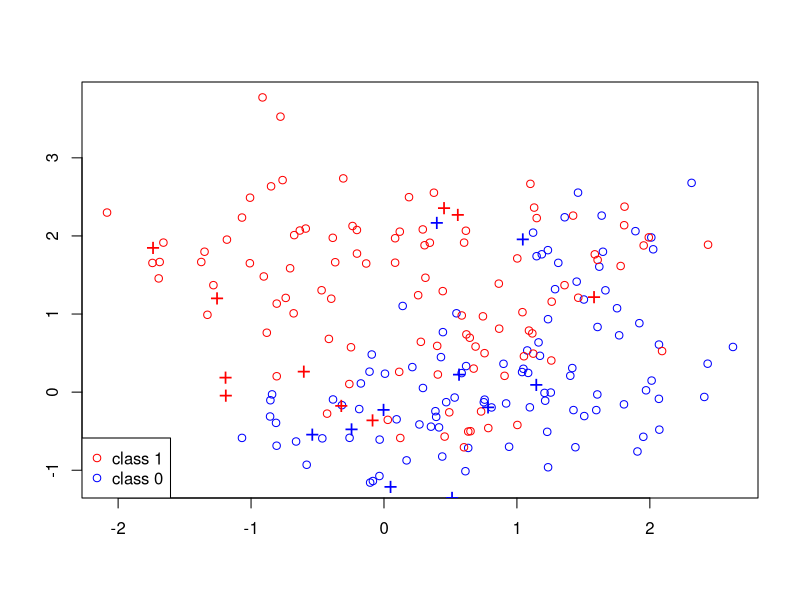
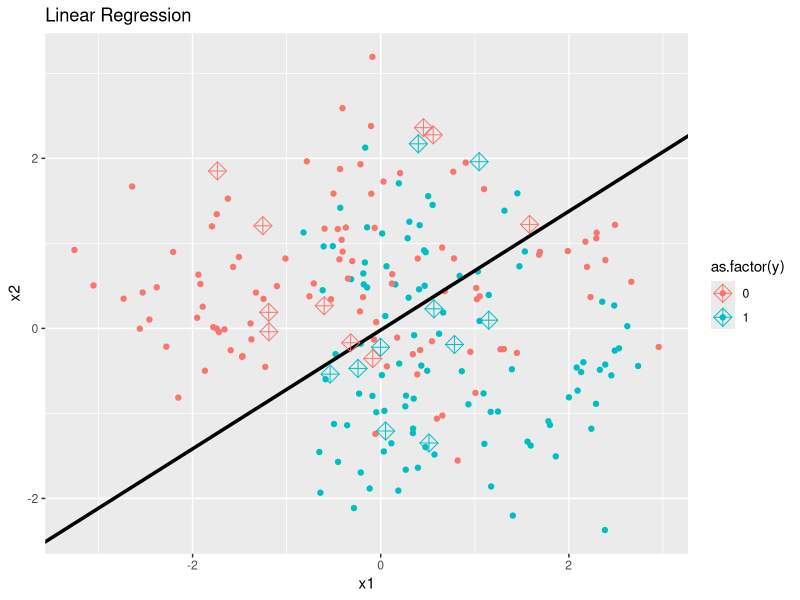
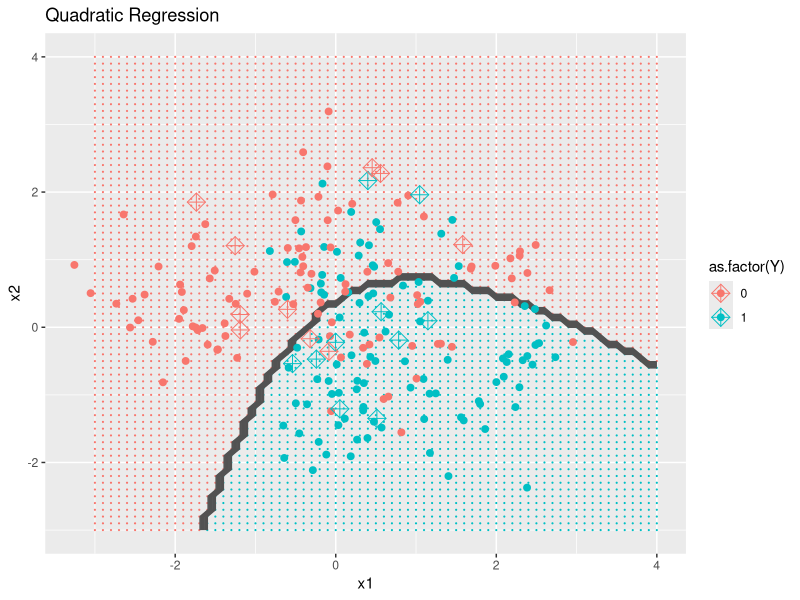
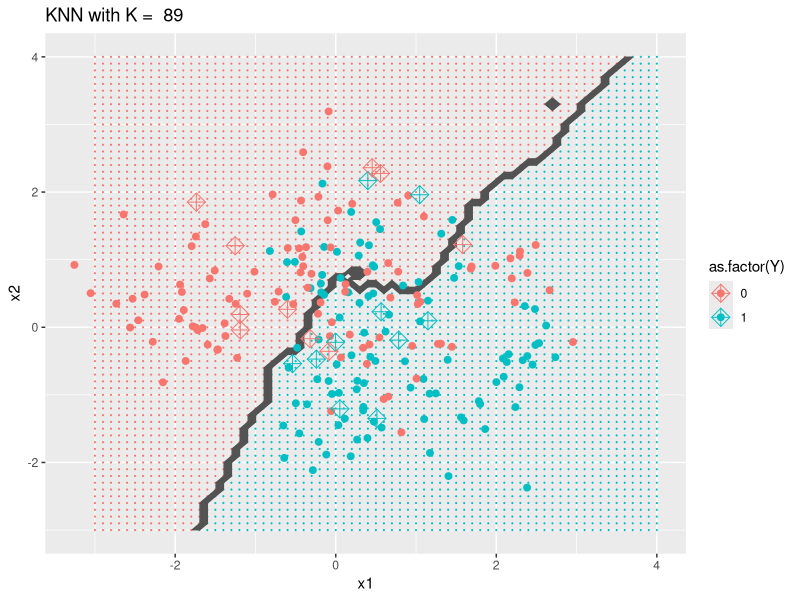
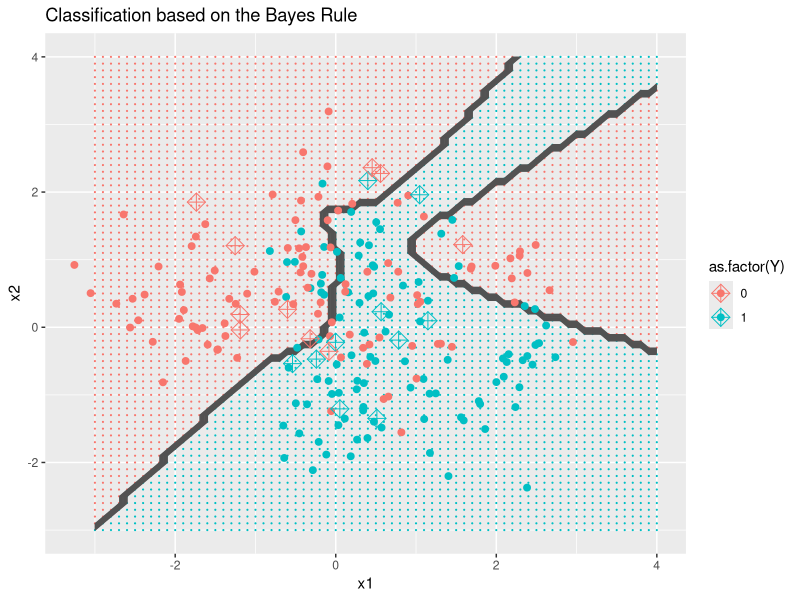
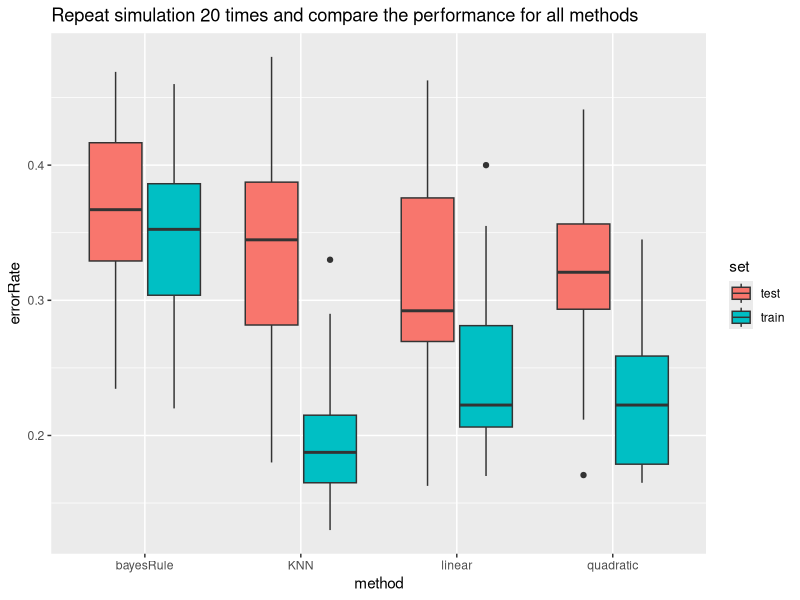
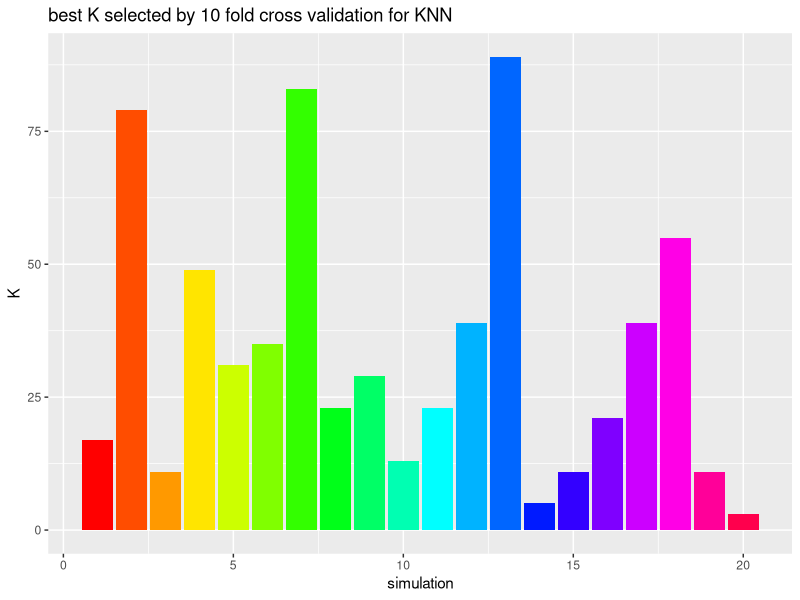
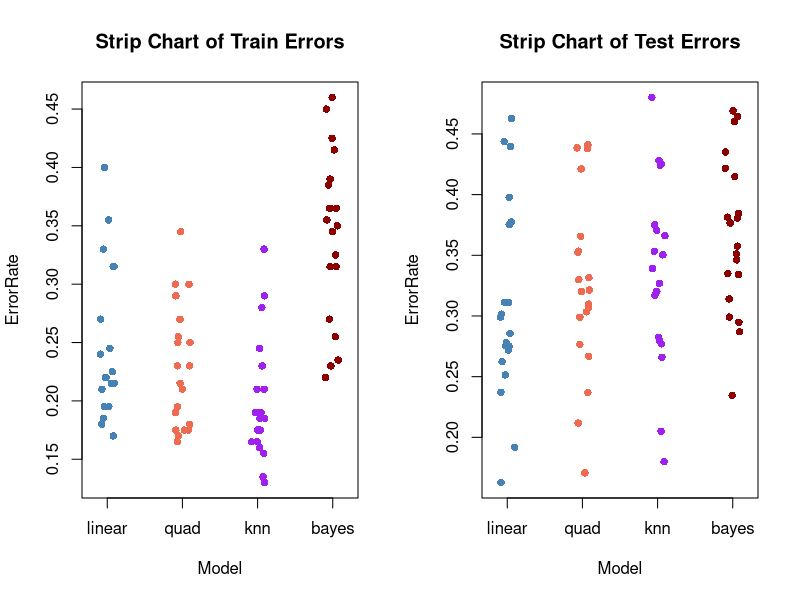

These figures' R source, in order:
## ---- chunk 1
knitr::opts_chunk$set(warning = FALSE, message = FALSE)
options(scipen = 1, digits = 4, width = 80, fig.align = "center")
library(class)
library(ggplot2)
## ---- chunk 2
# fill the following result during 20 simulation run
linearTestErr = data.frame(method = rep("linear",20), set = rep("test", 20), errorRate = rep(0.0, 20)  )
linearTrainErr = data.frame(method = rep("linear",20), set = rep("train", 20), errorRate = rep(0.0, 20)  )

quadTestErr = data.frame(method = rep("quadratic",20), set = rep("test", 20), errorRate = rep(0.0, 20)  )
quadTrainErr = data.frame(method = rep("quadratic",20), set = rep("train", 20), errorRate = rep(0.0, 20)  )

knnTestErr = data.frame(method = rep("KNN",20), set = rep("test", 20), errorRate = rep(0.0, 20) )
knnTrainErr = data.frame(method = rep("KNN",20), set = rep("train", 20), errorRate = rep(0.0, 20)  )

bayesTestErr = data.frame(method = rep("bayesRule",20), set = rep("test", 20), errorRate = rep(0.0, 20)  )
bayesTrainErr = data.frame(method = rep("bayesRule",20), set = rep("train", 20), errorRate = rep(0., 20)  )
KNNCvBestK = rep(0, 20)
set.seed(8742)
## ---- chunk 3
generateCenters = function() {
  centers = 10; # number of centers
  p = 2;    
  sd = 1;  # sd for generating the centers within each class
  m1 = matrix(rnorm(centers*p), centers, p)*sd + cbind( rep(1,centers), rep(0,centers));
  m0 = matrix(rnorm(centers*p), centers, p)*sd + cbind( rep(0,centers), rep(1,centers));
  list(m0,m1)
}
## ---- chunk 4
generate_sim_data= function(centers = 10, n = 100, p = 2, sd = sqrt(1/5) ) {

  centers_mat = generateCenters()
  m0 = centers_mat[[1]]
  m1 = centers_mat[[2]]
  # Randomly allocate the n samples for class 1  to the 10 clusters
  id1 = sample(1:centers, n, replace = TRUE);
  # Randomly allocate the n samples for class 1 to the 10 clusters
  id0 = sample(1:centers, n, replace = TRUE);  
  matrix(rnorm(2*n*p), 2*n, p)*sd + rbind(m1[id1,], m0[id0,])
}
## ---- chunk 5
generateTrainAndTestData = function(train = 100, test = 5000) {

  train_data = generate_sim_data()
  train_df = data.frame(train_data)
  train_df$y = c(c(rep(1,train), rep(0,train)))
  colnames(train_df) = c("x1","x2","y")
  
  test_data = generate_sim_data(n = test)
  test_df = data.frame(test_data)
  test_df$y = c(rep(1,test), rep(0,test))
  colnames(test_df) = c("x1","x2","y")
  list(train_data = train_df, test_data = test_df)
}
## ---- chunk 6
sim_data = generateTrainAndTestData()
train_df = sim_data$train_data
test_df = sim_data$test_data
centers_mat = generateCenters()
m0 = centers_mat[[1]]
m1 = centers_mat[[2]]
## ---- chunk 7
#par(mfrow = c(1,2))
#plot(x2 ~ x1, col = y, data = train_df,
#     ylim = c(0, 5), xlim = c(0, 5), pch = 20, cex = 1.5)
#plot(x2 ~ x1, col = y, data = test_df,
#     ylim = c(0, 6), xlim = c(0, 6), pch = 20, cex = 1.5)
## ---- chunk 8
plot(train_df$x1, train_df$x2, type = "n", xlab = "", ylab = "")

points(train_df[train_df$y == 1,1], train_df[train_df$y == 1,2], col = "blue");
points(train_df[train_df$y == 0,1], train_df[train_df$y == 0,2], col = "red"); 

points(m1[1:10, 1], m1[1:10, 2], pch="+", cex=1.5, col="blue");    
points(m0[1:10, 1], m0[1:10, 2], pch="+", cex=1.5, col="red");   

legend("bottomleft", pch = c(1,1), col = c("red", "blue"), 
       legend = c("class 1", "class 0"))
## ---- chunk 9
simpleLinearRegression = function(index) {
  lm_fit = lm(y ~ ., data = train_df)
  lm_pred_cl_train = as.numeric(lm_fit$fitted > 0.5)
  c(train_error = mean(train_df$y != lm_pred_cl_train),
  test_error = round(mean(ifelse(predict(lm_fit, newdata = test_df) > 0.5, 1, 0) != test_df$y),4))
}
## ---- chunk 10
linearPlot = function (lm_fit) {
  ggplot(data = train_df, aes(x = x1, y = x2, color = as.factor(y))) + 
      geom_point() + geom_abline(slope = -lm_fit$coefficients[2]/lm_fit$coefficients[3], 
      intercept = (0.5 - lm_fit$coefficients[1])/lm_fit$coefficients[3], 
      size = 1.2) +
    geom_point(data = data.frame(m1), aes(x = X1, y = X2, color = as.factor(1)), shape  = 9, size = 4) + 
    geom_point(data = data.frame(m0), aes(x = X1, y = X2, color = as.factor(0)), shape  = 9, size = 4) +
    ggtitle("Linear Regression ")
}
## ---- chunk 11
quadraticRegression = function(index) {
  quad_fit = lm(y ~ x1 + x2 + I(x1*x2) + I(x1^2) + I(x2^2), data = train_df)
  lm_pred_cl_train = as.numeric(quad_fit$fitted > 0.5)
  c(train_error = mean(train_df$y != lm_pred_cl_train),
  test_error  = round(mean(ifelse(predict(quad_fit, newdata = test_df) > 0.5, 1, 0) != test_df$y),4))
}
## ---- chunk 12
quadraticPlot = function(quad_fit) {
# create a grid of points to be predicted by quad regression
X1 = seq(-3, 4, 0.1)
X2 = seq(-3, 4, 0.1)
X = expand.grid(x1 = X1, x2 = X2)
Y = ifelse(predict(quad_fit, newdata = X) > 0.5, 1, 0)

# plot the area
ggplot(data = X ) +
  geom_point(aes(x = x1, y = x2, color = as.factor(Y)), size = 0.1) +
  geom_contour(aes(x = x1, y = x2, z = Y), color = "grey32", inherit.aes = FALSE) +
  geom_point(data = train_df, aes(x = x1, y = x2, color = as.factor(y)), size = 2) +
    geom_point(data = data.frame(m1), aes(x = X1, y = X2, color = as.factor(1)), shape  = 9, size = 4) + 
  geom_point(data = data.frame(m0), aes(x = X1, y = X2, color = as.factor(0)), shape  = 9, size = 4) +
  ggtitle("Quadratic Regression ")
  
}

## ---- chunk 13

getCvKNNAveErrorRate=function(K,dataSet,foldSize,foldNum) {
  error = 0
  for (runId in 1:foldNum) {
      testSetIndex = ((runId - 1) * foldSize + 1):(ifelse(runId == 
          foldNum, nrow(dataSet), runId * foldSize))
      trainX = dataSet[-testSetIndex, c("x1", "x2")]
      trainY = as.factor(dataSet[-testSetIndex, ]$y)
      testX = dataSet[testSetIndex, c("x1", "x2")]
      testY = as.factor(dataSet[testSetIndex, ]$y)
      predictY = knn(trainX, testX, trainY, K)
      error = error + sum(predictY != testY)
  }
  error = error/nrow(dataSet)
  error
}

cvKNN = function(dataSet, foldNum) {
    foldSize = floor(nrow(dataSet)/foldNum)
    KVector = seq(1, (nrow(dataSet) - foldSize), 2)
    cvKNNAveErrorRates = sapply(KVector, getCvKNNAveErrorRate, dataSet, 
        foldSize, foldNum)
    result = list()
    result$bestK = max(KVector[cvKNNAveErrorRates == min(cvKNNAveErrorRates)])
    bestK_index = which(KVector %in% c(result$bestK))
    
    result$train.cvError = sum(knn(train_df[,c("x1", "x2")], train_df[,c("x1", "x2")], train_df$y, k = result$bestK) != train_df$y) / nrow(train_df)
    
    predictY = knn(train_df[,c("x1", "x2")], test_df[,c("x1", "x2")], train_df$y, k = result$bestK)
    result$cvError = sum(predictY != test_df$y) / nrow(test_df)
    result
}

foldNum = 10
kNearestNeighbor = function(index) {
  dataSet = train_df[sample(nrow(train_df)),]
  result = cvKNN(dataSet,foldNum)
  c(result$train.cvError,result$cvError,result$bestK)
}
## ---- chunk 14
knnPlot = function(bestK) {
  # create a grid of points to be predicted by KNN
  X1 = seq(-3, 4, 0.1)
  X2 = seq(-3, 4, 0.1)
  X = expand.grid(x1 = X1, x2 = X2)
  Y = knn(train_df[, c("x1", "x2")], X, train_df[, c("y")] , bestK) 
  
  # plot the area
  ggplot(data = X ) +
    geom_point(aes(x = x1, y = x2, color = as.factor(Y)), size = 0.1) +
    geom_contour(aes(x = x1, y = x2, z = as.integer(Y)), color = "grey32", inherit.aes = FALSE) +
    geom_point(data = train_df, aes(x = x1, y = x2, color = as.factor(y)), size = 2) +
      geom_point(data = data.frame(m1), aes(x = X1, y = X2, color = as.factor(1)), shape  = 9, size = 4) + 
    geom_point(data = data.frame(m0), aes(x = X1, y = X2, color = as.factor(0)), shape  = 9, size = 4) +
    ggtitle(paste("KNN with K = ", bestK))
  
}


## ---- chunk 15
# bayes error
mixedModelBayes=function(x){
  sum(exp(-apply((t(m1)-x)^2, 2, sum)*5/2))/sum(exp(-apply((t(m0)-x)^2, 2, sum)*5/2))
}

bayesError = function(index) {
  cl_train_pred_Bayes = apply(train_df[,1:2], 1, mixedModelBayes)
  cl_train_pred_Bayes = as.numeric(cl_train_pred_Bayes > 1);
  train.err.Bayes = sum(train_df$y !=  cl_train_pred_Bayes) / nrow(train_df)

  cl_test_pred_Bayes = apply(test_df[,1:2], 1, mixedModelBayes)
  cl_test_pred_Bayes = as.numeric(cl_test_pred_Bayes > 1);
  test.err.Bayes = sum(test_df$y !=  cl_test_pred_Bayes) / nrow(test_df)
  c(train.err.Bayes,test.err.Bayes)
}
## ---- chunk 16
bayesPlot = function() {
  # create a grid of points to be predicted by bayes rule
  X1 = seq(-3, 4, 0.1)
  X2 = seq(-3, 4, 0.1)
  X = expand.grid(x1 = X1, x2 = X2)
  Y = as.numeric(apply(X, 1, mixedModelBayes) > 1)
  
  # plot the area
  ggplot(data = X ) +
    geom_point(aes(x = x1, y = x2, color = as.factor(Y)), size = 0.1) +
    geom_contour(aes(x = x1, y = x2, z = Y), color = "grey32", inherit.aes = FALSE) +
    geom_point(data = train_df, aes(x = x1, y = x2, color = as.factor(y)), size = 2) +
      geom_point(data = data.frame(m1), aes(x = X1, y = X2, color = as.factor(1)), shape  =9, size = 4) + 
    geom_point(data = data.frame(m0), aes(x = X1, y = X2, color = as.factor(0)), shape  = 9, size = 4) +
    ggtitle("Classification based on the Bayes Rule ")
}

## ---- chunk 17
simSize = 20

for(i in 1:simSize) {
  sim_data = generateTrainAndTestData()
  train_df = sim_data$train_data
  test_df = sim_data$test_data
  lr_errors = simpleLinearRegression(i)
  linearTrainErr[i,"errorRate"] = lr_errors[1]
  linearTestErr[i,"errorRate"] = lr_errors[2]
  quad_errors = quadraticRegression(i)
  quadTrainErr[i,"errorRate"] = quad_errors[1]
  quadTestErr[i,"errorRate"] = quad_errors[2]
  knn_errors = kNearestNeighbor(i)
  knnTrainErr[i,"errorRate"] = knn_errors[1]
  knnTestErr[i,"errorRate"] = knn_errors[2]
  KNNCvBestK[i] = knn_errors[3]
  bayes_errors = bayesError(i)
  bayesTrainErr[i,"errorRate"] = bayes_errors[1]
  bayesTestErr[i,"errorRate"] = bayes_errors[2]
}

# visualization of 4 methods
linearPlot( lm(y ~ ., data = train_df) )
quadraticPlot( lm(y ~ x1 + x2 + I(x1*x2) + I(x1^2) + I(x2^2), data = train_df) )
knnPlot(max(KNNCvBestK))
bayesPlot()

# consolidate all results
finalErr = rbind(linearTestErr, linearTrainErr, quadTestErr, quadTrainErr, knnTestErr, knnTrainErr, bayesTestErr, bayesTrainErr)

# plot boxplot
ggplot(finalErr, aes(x = method, y = errorRate, fill = set)) +
  geom_boxplot() +
  ggtitle("Repeat simulation 20 times and compare the performance for all methods ")
## ---- chunk 18

bestK_df = data.frame(simulation = seq(1,20,1), K = KNNCvBestK)

# plot barplot for 20 best K
ggplot(bestK_df, aes(x = simulation, y = K)) +
  geom_bar(stat = "identity", fill = rainbow(20)) +
  ggtitle("best K selected by 10 fold cross validation for KNN ")

## ---- chunk 19
par(mfrow=c(1,2))
stripchart(x = list('linear'=linearTrainErr$errorRate,'quad'=quadTrainErr$errorRate,'knn'=knnTrainErr$errorRate,'bayes'=bayesTrainErr$errorRate),
           main = 'Strip Chart of Train Errors',
           xlab = 'Model', 
           ylab = 'ErrorRate',
           col = c('steelblue', 'coral2', 'purple','darkred'),
           pch = 16,
           method = 'jitter',
           vertical = TRUE)

stripchart(x = list('linear'=linearTestErr$errorRate,'quad'=quadTestErr$errorRate,'knn'=knnTestErr$errorRate,'bayes'=bayesTestErr$errorRate),
           main = 'Strip Chart of Test Errors',
           xlab = 'Model', 
           ylab = 'ErrorRate',
           col = c('steelblue', 'coral2', 'purple','darkred'),
           pch = 16,
           method = 'jitter',
           vertical = TRUE)
## ---- chunk 20
mean(KNNCvBestK)

## ---- chunk 21
sd(KNNCvBestK)
## ---- chunk 22
error_df = data.frame(matrix(c(mean(linearTrainErr$errorRate),mean(linearTestErr$errorRate),mean(quadTrainErr$errorRate),mean(quadTestErr$errorRate),mean(knnTrainErr$errorRate),mean(knnTestErr$errorRate),mean(bayesTrainErr$errorRate),mean(bayesTestErr$errorRate)),ncol = 2))

colnames(error_df) = c("mean_train_error","mean_test_error")
rownames(error_df) = c("Linear","Quadratic","KNN","Bayes")
error_df
